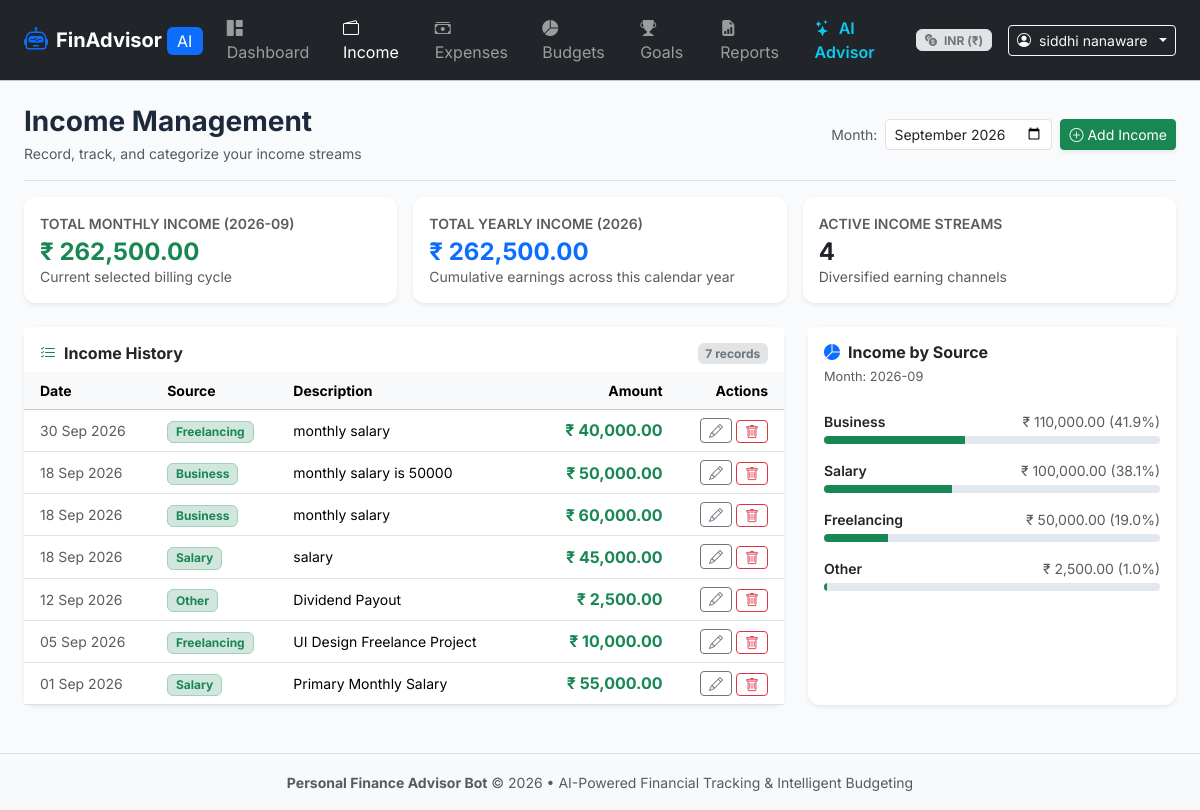
The page /income/ (signed in) on the database its author committed.
### app/models.py (models this page shows, shortened)
class User(UserMixin, db.Model):
    __tablename__ = 'users'
    id = db.Column(db.Integer, primary_key=True)
    full_name = db.Column(db.String(120), nullable=False)
    email = db.Column(db.String(120), unique=True, nullable=False, index=True)
    password_hash = db.Column(db.String(256), nullable=False)
    monthly_income = db.Column(db.Float, default=0.0)
    preferred_currency = db.Column(db.String(10), default='INR')
    financial_goal = db.Column(db.String(255), default='Build Emergency Fund & Save Regularly')
    monthly_savings_target = db.Column(db.Float, default=0.0)
    created_at = db.Column(db.DateTime, default=datetime.utcnow)
    incomes = db.relationship('Income', backref='user', lazy=True, cascade='all, delete-orphan')
    expenses = db.relationship('Expense', backref='user', lazy=True, cascade='all, delete-orphan')
    budgets = db.relationship('Budget', backref='user', lazy=True, cascade='all, delete-orphan')
    goals = db.relationship('Goal', backref='user', lazy=True, cascade='all, delete-orphan')
    chat_messages = db.relationship('ChatMessage', backref='user', lazy=True, cascade='all, delete-orphan')

class Income(db.Model):
    __tablename__ = 'incomes'
    id = db.Column(db.Integer, primary_key=True)
    user_id = db.Column(db.Integer, db.ForeignKey('users.id', ondelete='CASCADE'), nullable=False, index=True)
    amount = db.Column(db.Float, nullable=False)
    source = db.Column(db.String(50), nullable=False, default='Salary')
    date = db.Column(db.Date, nullable=False, default=date.today)
    description = db.Column(db.String(255), nullable=True)
    created_at = db.Column(db.DateTime, default=datetime.utcnow)

### app/routes/income.py (the view)
@income_bp.route('/')
@login_required
def index():
    month = request.args.get('month', get_current_month())
    year = int(month.split('-')[0])
    summary = get_monthly_summary(current_user.id, month)
    sources = get_income_sources(current_user.id, month)
    incomes = Income.query.filter_by(user_id=current_user.id).order_by(Income.date.desc()).all()
    return render_template(
        'income/index.html',
        incomes=incomes,
        summary=summary,
        sources=sources,
        selected_month=month,
        income_sources=INCOME_SOURCES
    )

### app/__init__.py (called while the page is built)
@login_manager.user_loader
def load_user(user_id):
    return User.query.get(int(user_id))

### app/services/analytics_service.py (called while the page is built)
def get_current_month():
    return datetime.now().strftime('%Y-%m')

def get_income_sources(user_id, month_str=None):
    if not month_str:
        month_str = get_current_month()
    year, month = map(int, month_str.split('-'))
    results = db.session.query(
        Income.source,
        func.coalesce(func.sum(Income.amount), 0.0).label('total')
    ).filter(
        Income.user_id == user_id,
        extract('year', Income.date) == year,
        extract('month', Income.date) == month
    ).group_by(Income.source).order_by(func.sum(Income.amount).desc()).all()
    total_income = sum(r[1] for r in results) or 1.0
    breakdown = []
    for src, amt in results:
        breakdown.append({
            'source': src,
            'amount': round(amt, 2),
            'percentage': round((amt / total_income) * 100, 1)
        })
    return breakdown

### app/templates/income/index.html (shortened to what this page needs)
{% extends "base.html" %}
{% block content %}
<div class="d-flex flex-column flex-md-row justify-content-between align-items-md-center pb-3 mb-3 border-bottom gap-2">
    <div>
        <h3 class="fw-bold mb-1">Income Management</h3>
        <p class="text-muted small mb-0">Record, track, and categorize your income streams</p>
    </div>
    <div class="d-flex align-items-center gap-2">
        <form method="GET" action="{{ url_for('income.index') }}" class="d-flex align-items-center gap-2">
            <label class="small text-muted mb-0">Month:</label>
            <input type="month" name="month" class="form-control form-control-sm" value="{{ selected_month }}" onchange="this.form.submit()">
        </form>
        <button type="button" class="btn btn-success btn-sm d-flex align-items-center gap-1 shadow-sm" data-bs-toggle="modal" data-bs-target="#addIncomeModal">
            <i class="bi bi-plus-circle"></i> Add Income
        </button>
    </div>
</div>
<div class="row g-3 mb-4">
    <div class="col-md-4">
        <div class="card border-0 shadow-sm bg-white p-3">
            <span class="text-muted small fw-semibold text-uppercase">Total Monthly Income ({{ selected_month }})</span>
            <h4 class="fw-bold text-success mt-1 mb-0">{{ summary.monthly_income | currency }}</h4>
            <span class="text-muted small">Current selected billing cycle</span>
        </div>
    </div>
    <div class="col-md-4">
        <div class="card border-0 shadow-sm bg-white p-3">
            <span class="text-muted small fw-semibold text-uppercase">Total Yearly Income ({{ summary.year }})</span>
            <h4 class="fw-bold text-primary mt-1 mb-0">{{ summary.yearly_income | currency }}</h4>
            <span class="text-muted small">Cumulative earnings across this calendar year</span>
        </div>
    </div>
    <div class="col-md-4">
        <div class="card border-0 shadow-sm bg-white p-3">
            <span class="text-muted small fw-semibold text-uppercase">Active Income Streams</span>
            <h4 class="fw-bold text-dark mt-1 mb-0">{{ sources|length }}</h4>
            <span class="text-muted small">Diversified earning channels</span>
        </div>
    </div>
</div>
<div class="row g-4 mb-4">
    <div class="col-lg-8">
        <div class="card border-0 shadow-sm bg-white">
            <div class="card-header bg-white border-0 pt-3 pb-2 d-flex justify-content-between align-items-center">
                <h6 class="fw-bold mb-0"><i class="bi bi-list-check me-2 text-success"></i>Income History</h6>
                <span class="badge bg-secondary-subtle text-secondary">{{ incomes|length }} records</span>
            </div>
            <div class="card-body p-0">
                <div class="table-responsive">
                    <table class="table table-hover align-middle mb-0">
                        <thead class="table-light small">
                            <tr>
                                <th class="ps-3">Date</th>
                                <th>Source</th>
                                <th>Description</th>
                                <th class="text-end">Amount</th>
                                <th class="text-end pe-3">Actions</th>
                            </tr>
                        </thead>
                        <tbody>
                            {% for inc in incomes %}
                            <tr>
                                <td class="ps-3 small text-muted">{{ inc.date.strftime('%d %b %Y') }}</td>
                                <td>
                                    <span class="badge bg-success-subtle text-success border border-success-subtle">
                                        {{ inc.source }}
                                    </span>
                                </td>
                                <td class="small">{{ inc.description or '-' }}</td>
                                <td class="text-end fw-bold text-success">{{ inc.amount | currency }}</td>
                                <td class="text-end pe-3">
                                    <div class="d-inline-flex gap-1">
                                        <button class="btn btn-outline-secondary btn-sm py-0 px-2"
                                                data-bs-toggle="modal"
                                                data-bs-target="#editIncomeModal{{ inc.id }}" title="Edit">
                                            <i class="bi bi-pencil"></i>
                                        </button>
                                        <form action="{{ url_for('income.delete', income_id=inc.id) }}" method="POST" class="d-inline" onsubmit="return confirm('Are you sure you want to delete this income entry?');">
                                            <button type="submit" class="btn btn-outline-danger btn-sm py-0 px-2" title="Delete">
                                                <i class="bi bi-trash"></i>
                                            </button>
                                        </form>
                                    </div>
                                </td>
                            </tr>
                            {% endfor %}
                        </tbody>
                    </table>
                </div>
            </div>
        </div>
    </div>
    <div class="col-lg-4">
        <div class="card border-0 shadow-sm bg-white h-100">
            <div class="card-header bg-white border-0 pt-3 pb-2">
                <h6 class="fw-bold mb-0"><i class="bi bi-pie-chart-fill me-2 text-primary"></i>Income by Source</h6>
                <span class="text-muted extra-small" style="font-size: 0.8rem;">Month: {{ selected_month }}</span>
            </div>
            <div class="card-body">
                {% if sources %}
                    {% for src in sources %}
                    <div class="mb-3">
                        <div class="d-flex justify-content-between small mb-1">
                            <span class="fw-semibold">{{ src.source }}</span>
                            <span class="text-muted">{{ src.amount | currency }} ({{ src.percentage }}%)</span>
                        </div>
                        <div class="progress" style="height: 8px;">
                            <div class="progress-bar bg-success" role="progressbar" style="width: {{ src.percentage }}%;"></div>
                        </div>
                    </div>
                    {% endfor %}
                {% else %}
                    <div class="text-center py-4 text-muted small">
                        No income registered for this month to compute source breakdown.
                    </div>
                {% endif %}
            </div>
        </div>
    </div>
</div>
{% endblock %}

### app/templates/base.html (shortened to what this page needs)
<!DOCTYPE html>
<html lang="en">
<head>
    <link href="https://cdn.jsdelivr.net/npm/bootstrap@5.3.3/dist/css/bootstrap.min.css" rel="stylesheet">
    <link href="https://cdn.jsdelivr.net/npm/bootstrap-icons@1.11.3/font/bootstrap-icons.min.css" rel="stylesheet">
    <link href="{{ url_for('static', filename='css/custom.css') }}" rel="stylesheet">
</head>
<body>
    <nav class="navbar navbar-expand-lg navbar-dark bg-dark sticky-top border-bottom border-secondary-subtle">
        <div class="container-fluid px-4">
            <a class="navbar-brand d-flex align-items-center gap-2 fw-bold" href="{{ url_for('dashboard.index') }}">
                <span class="brand-icon d-flex align-items-center justify-content-center">
                    <i class="bi bi-robot text-primary fs-4"></i>
                </span>
                <span>FinAdvisor <span class="badge bg-primary text-white fs-6 fw-normal">AI</span></span>
            </a>
            <div class="collapse navbar-collapse" id="navbarMain">
                {% if current_user.is_authenticated %}
                <ul class="navbar-nav me-auto mb-2 mb-lg-0 gap-1">
                    <li class="nav-item">
                        <a class="nav-link {% if request.endpoint == 'dashboard.index' %}active{% endif %}" href="{{ url_for('dashboard.index') }}">
                            <i class="bi bi-grid-1x2-fill me-1"></i> Dashboard
                        </a>
                    </li>
                    <li class="nav-item">
                        <a class="nav-link {% if 'income' in request.endpoint %}active{% endif %}" href="{{ url_for('income.index') }}">
                            <i class="bi bi-wallet2 me-1"></i> Income
                        </a>
                    </li>
                    <li class="nav-item">
                        <a class="nav-link {% if 'expense' in request.endpoint %}active{% endif %}" href="{{ url_for('expense.index') }}">
                            <i class="bi bi-cash-stack me-1"></i> Expenses
                        </a>
                    </li>
                    <li class="nav-item">
                        <a class="nav-link {% if 'budget' in request.endpoint %}active{% endif %}" href="{{ url_for('budget.index') }}">
                            <i class="bi bi-pie-chart-fill me-1"></i> Budgets
                        </a>
                    </li>
                    <li class="nav-item">
                        <a class="nav-link {% if 'goals' in request.endpoint %}active{% endif %}" href="{{ url_for('goals.index') }}">
                            <i class="bi bi-trophy-fill me-1"></i> Goals
                        </a>
                    </li>
                    <li class="nav-item">
                        <a class="nav-link {% if 'reports' in request.endpoint %}active{% endif %}" href="{{ url_for('reports.index') }}">
                            <i class="bi bi-file-earmark-bar-graph-fill me-1"></i> Reports
                        </a>
                    </li>
                    <li class="nav-item">
                        <a class="nav-link text-info fw-semibold {% if 'advisor' in request.endpoint %}active{% endif %}" href="{{ url_for('advisor.index') }}">
                            <i class="bi bi-stars me-1"></i> AI Advisor
                        </a>
                    </li>
                </ul>
                <div class="d-flex align-items-center gap-3">
                    <span class="badge bg-secondary-subtle text-secondary border px-2 py-1">
                        <i class="bi bi-currency-exchange me-1"></i> {{ user_currency_code }} ({{ user_currency_symbol }})
                    </span>
                    <div class="dropdown">
                        <button class="btn btn-outline-light btn-sm dropdown-toggle d-flex align-items-center gap-2" type="button" data-bs-toggle="dropdown">
                            <i class="bi bi-person-circle"></i>
                            <span>{{ current_user.full_name }}</span>
                        </button>
                    </div>
                </div>
                {% endif %}
            </div>
        </div>
    </nav>
    <main class="container-fluid px-4 py-4">
        {% block content %}{% endblock %}
    </main>
    <footer class="footer mt-auto py-3 bg-light border-top text-center text-muted">
        <div class="container-fluid">
            <small>
                <strong>Personal Finance Advisor Bot</strong> &copy; 2026 &bull; AI-Powered Financial Tracking &amp; Intelligent Budgeting
            </small>
        </div>
    </footer>
</body>
</html>

### app/static/css/custom.css (style rules this page uses)
:root { --primary-color: #3b82f6; --primary-hover: #2563eb; --success-color: #10b981; --warning-color: #f59e0b; --danger-color: #ef4444; --info-color: #06b6d4; --dark-surface: #1e293b; --card-border-radius: 12px; }
body { font-family: 'Inter', system-ui, -apple-system, sans-serif; background-color: #f8fafc; color: #1e293b; min-height: 100vh; display: flex; flex-direction: column; }
main { flex: 1 0 auto; }
.card { border-radius: var(--card-border-radius); border: 1px solid rgba(226, 232, 240, 0.8); box-shadow: 0 4px 6px -1px rgba(0, 0, 0, 0.05), 0 2px 4px -2px rgba(0, 0, 0, 0.05); transition: transform 0.15s ease, box-shadow 0.15s ease; }
.progress { border-radius: 8px; background-color: #e2e8f0; overflow: hidden; }

### rows shown on the page
User: preferred_currency "INR", full_name "siddhi nanaware", monthly_income "₹ 262,500.00", yearly_income "₹ 262,500.00", amount "₹ 110,000.00" "₹ 100,000.00" "₹ 50,000.00" "₹ 2,500.00"
Income: date "30 Sep 2026", source "Freelancing", description "monthly salary", amount "₹ 40,000.00"
Income: date "18 Sep 2026", source "Business", description "monthly salary is 50000", amount "₹ 50,000.00"
Income: date "18 Sep 2026", source "Business", description "monthly salary", amount "₹ 60,000.00"
Income: date "18 Sep 2026", source "Salary", description "salary", amount "₹ 45,000.00"
Income: date "12 Sep 2026", source "Other", description "Dividend Payout", amount "₹ 2,500.00"
Income: date "05 Sep 2026", source "Freelancing", description "UI Design Freelance Project", amount "₹ 10,000.00"
Income: date "01 Sep 2026", source "Salary", description "Primary Monthly Salary", amount "₹ 55,000.00"

### other values the page prints
{{ user_currency_symbol }} "₹"
{{ selected_month }} "2026-09"
{{ summary.year }} "2026"
{{ sources|length }} "4"
{{ incomes|length }} "7"
{{ src.source }} "Business" "Salary" "Freelancing" "Other"
{{ src.percentage }} "41.9" "38.1" "19.0" "1.0"
